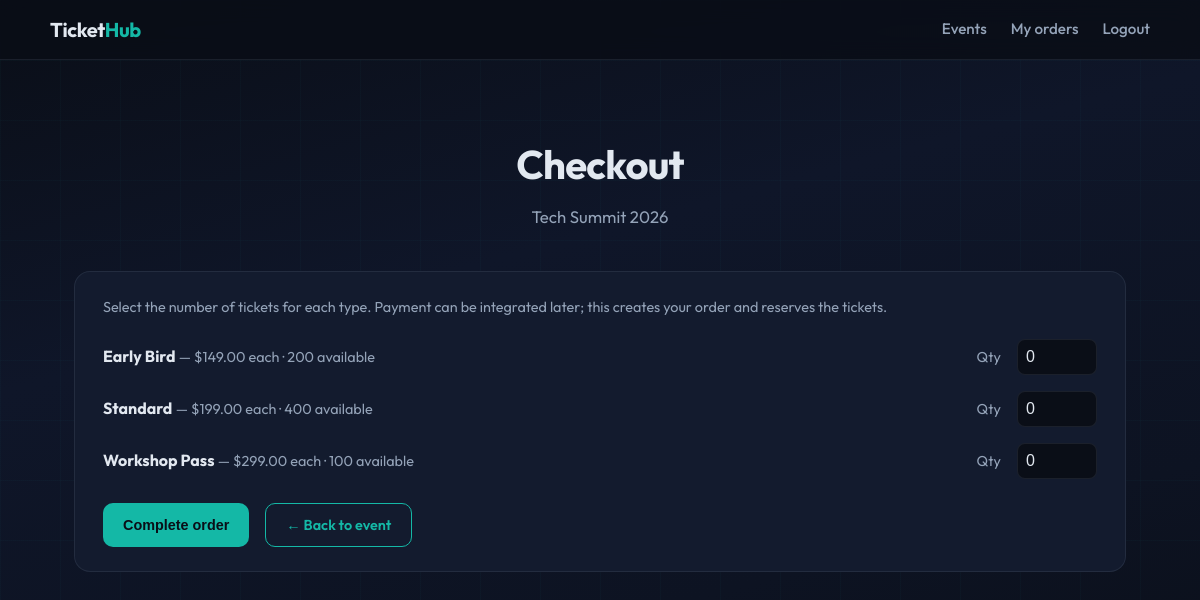
The app's page /event/tech-summit-2026/checkout/ (signed in) with its own data.
### events/models.py (models this page shows, shortened)
class Event(models.Model):
    name = models.CharField(max_length=255)
    slug = models.SlugField(unique=True)
    description = models.TextField(blank=True)
    venue = models.CharField(max_length=255)
    start_at = models.DateTimeField()
    end_at = models.DateTimeField(null=True, blank=True)
    total_capacity = models.PositiveIntegerField(default=0)  # total sellable tickets
    created_at = models.DateTimeField(auto_now_add=True)
    updated_at = models.DateTimeField(auto_now=True)
    class Meta:
        ordering = ['-start_at']

class TicketType(models.Model):
    event = models.ForeignKey(Event, on_delete=models.CASCADE, related_name='ticket_types')
    name = models.CharField(max_length=100)
    price = models.DecimalField(max_digits=10, decimal_places=2)
    quantity_total = models.PositiveIntegerField()
    quantity_sold = models.PositiveIntegerField(default=0)
    @property
    def quantity_available(self):
        return max(0, self.quantity_total - self.quantity_sold)

### events/views.py (the view, shortened to what this page needs)
# urls.py: path('event/<slug:slug>/checkout/', views.checkout_start, name='checkout_start'),
@login_required
@require_http_methods(['GET', 'POST'])
def checkout_start(request, slug):
    event = get_object_or_404(Event, slug=slug)
    ticket_types = list(event.ticket_types.all())
    if request.method == 'GET':
        return render(request, 'events/checkout_start.html', {
            'event': event,
            'ticket_types': ticket_types,
        })

### events/templates/events/checkout_start.html (shortened to what this page needs)
{% extends 'base.html' %}
{% block content %}
<div class="hero">
    <h1>Checkout</h1>
    <p class="sub">{{ event.name }}</p>
</div>
<div class="card">
    <form method="post" action="{% url 'checkout_start' event.slug %}">
        <p class="muted" style="margin-bottom: 1.25rem;">Select the number of tickets for each type. Payment can be integrated later; this creates your order and reserves the tickets.</p>
        {% for tt in ticket_types %}
        <div class="checkout-row" style="display: flex; align-items: center; gap: 1rem; flex-wrap: wrap; margin-bottom: 1rem;">
            <div style="flex: 1; min-width: 0;">
                <strong>{{ tt.name }}</strong>
                <span class="muted"> — ${{ tt.price }} each · {{ tt.quantity_available }} available</span>
            </div>
            <label for="qty_{{ tt.id }}" class="muted">Qty</label>
            <input type="number" name="qty_{{ tt.id }}" id="qty_{{ tt.id }}" min="0" max="{{ tt.quantity_available }}" value="0" style="width: 5rem; padding: 0.5rem; background: var(--bg-dark); border: 1px solid var(--border); border-radius: 8px; color: var(--text); font-size: 1rem;">
        </div>
        {% empty %}
        <p class="muted">No ticket types available for this event.</p>
        {% endfor %}
        {% if ticket_types %}
        <div style="margin-top: 1.5rem; display: flex; gap: 1rem; flex-wrap: wrap;">
            <button type="submit" class="btn">Complete order</button>
            <a href="{% url 'event_detail' event.slug %}" class="btn btn-outline">← Back to event</a>
        </div>
        {% else %}
        <a href="{% url 'event_detail' event.slug %}" class="btn btn-outline" style="margin-top: 1rem;">← Back to event</a>
        {% endif %}
    </form>
</div>
{% endblock %}

### templates/base.html (style rules this page uses)
:root { --bg-dark: #0a0e17; --bg-mid: #0f1629; --bg-card: rgba(15, 22, 41, 0.85); --bg-card-solid: #131b2e; --accent: #14b8a6; --accent-hover: #2dd4bf; --accent-dim: rgba(20, 184, 166, 0.15); --text: #e2e8f0; --text-muted: #94a3b8; --border: rgba(148, 163, 184, 0.12); --glow: 0 0 40px rgba(20, 184, 166, 0.08); }
* { box-sizing: border-box; margin: 0; padding: 0; }
html { scroll-behavior: smooth; }
body { font-family: 'Outfit', system-ui, sans-serif; background: var(--bg-dark); color: var(--text); min-height: 100vh; line-height: 1.6; position: relative; overflow-x: hidden; }
body::before { content: ''; position: fixed; inset: 0; background: linear-gradient(165deg, #0a0e17 0%, #0f1629 35%, #0d1322 70%, #0a0e17 100%); z-index: -2; }
body::after { content: ''; position: fixed; inset: 0; background-image: linear-gradient(rgba(20, 184, 166, 0.03) 1px, transparent 1px), linear-gradient(90deg, rgba(20, 184, 166, 0.03) 1px, transparent 1px); background-size: 60px 60px; z-index: -1; pointer-events: none; }
h1 { font-size: 2rem; font-weight: 700; margin-bottom: 0.5rem; letter-spacing: -0.02em; }
.muted { color: var(--text-muted); font-size: 0.9rem; }
a { color: var(--accent); text-decoration: none; }
.card { background: var(--bg-card-solid); border: 1px solid var(--border); border-radius: 16px; padding: 1.5rem 1.75rem; margin-bottom: 1.25rem; transition: border-color 0.2s, box-shadow 0.2s; }
.btn { display: inline-block; padding: 0.6rem 1.25rem; background: var(--accent); color: #0a0e17; font-weight: 600; font-size: 0.9rem; border-radius: 10px; text-decoration: none; border: none; cursor: pointer; transition: background 0.2s, transform 0.15s; }
.btn-outline { background: transparent; color: var(--accent); border: 1px solid var(--accent); }
.hero { text-align: center; padding: 3rem 1rem 2.5rem; }
.hero h1 { font-size: 2.5rem; margin-bottom: 0.5rem; }
.hero .sub { color: var(--text-muted); font-size: 1.05rem; }

### records on screen
Event: name "Tech Summit 2026"
TicketType: name "Early Bird", price "149.00", quantity_available "200"
TicketType: name "Standard", price "199.00", quantity_available "400"
TicketType: name "Workshop Pass", price "299.00", quantity_available "100"
